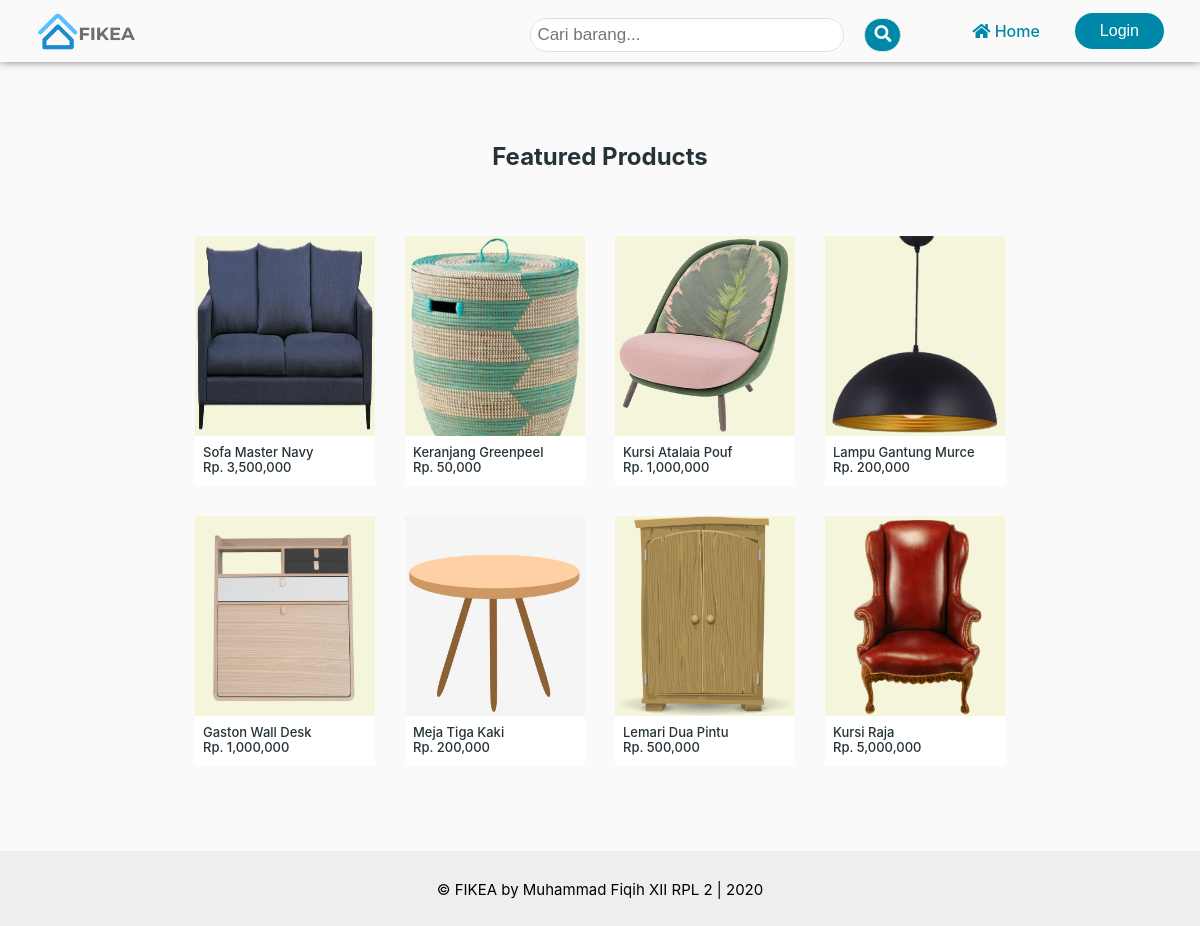
The page / on the database its author committed.
### tables this page shows
CREATE TABLE `produk` (
  `id_produk` int(11) NOT NULL,
  `nama_produk` varchar(255) NOT NULL,
  `harga` varchar(255) NOT NULL,
  `deskripsi` text NOT NULL,
  `foto` text NOT NULL,
  `stok` int(11) NOT NULL
);

### application/controllers/Home.php (called while the page is built, shortened)
<?php
class Home extends CI_Controller
{
    public function __construct()
    {
        $this->load->library('session');
        $this->load->model('M_home');
        $this->load->helper('form', 'url');
    }
    public function index()
    {
        $data['title'] = "FIKEA";
        $data['produk'] = $this->M_home->dataproduk();
        $data['user'] = $this->db->get_where('user', ['username' => $this->session->userdata('username')])->row_array();
        $this->load->view('templates/header', $data);
        $this->load->view('home');
        $this->load->view('templates/footer');
    }
}

### index.php (called while the page is built, shortened)
<?php
require_once BASEPATH.'core/CodeIgniter.php';

### application/models/M_home.php (called while the page is built, shortened)
<?php
class M_home extends CI_Model
{
    function dataproduk()
    {
        $query = $this->db->query('SELECT * FROM produk');
        return $query->result();
    }
}

### application/views/home.php (the view, shortened to what this page needs)
<section class="barang mt-80">
    <h1 class="text-def content-center">Featured Products</h1>
    <div class="row mt-50">
        <?php foreach ($produk as $prdk) : ?>
            <a href="<?= base_url('Produk/detailproduk/') . $prdk->id_produk ?>" class="text-def">
                <div class="card">
                    <img src="<?= base_url('assets/img/upload/') . $prdk->foto ?>" class="card-img">
                    <div class="card-body">
                        <small><?= $prdk->nama_produk ?></small>
                        <p>Rp. <?= number_format($prdk->harga) ?></p>
                    </div>
                </div>
            </a>
        <?php endforeach ?>
    </div>
</section>

### application/views/templates/header.php (shortened to what this page needs)
<!DOCTYPE html>
<html lang="en">
<head>
    <link rel="stylesheet" href="https://cdnjs.cloudflare.com/ajax/libs/font-awesome/5.12.1/css/all.min.css">
    <link rel="stylesheet" href="<?= base_url('assets/css/') ?>style.css">
</head>
<body>
    <header class="shadow-navbar">
        <img class="logo" src="<?= base_url('assets/image/') ?>logo.png" alt="logo">
        <div class="search-container">
            <?= form_open_multipart('Home/search') ?>
            <input class="inpsearch" type="text" placeholder="Cari barang..." name="keyword">
            <button class="searchbtn" type="submit"><i class="fa fa-search"></i></button>
            </form>
        </div>
        <nav>
            <ul class="nav-link">
                <li><a class="text-secondary navbar-link" href="<?= base_url('') ?>" <?php if ($this->uri->segment(1) == "") {
                                                                                            echo 'id="active"';
                                                                                        } ?>><i class="fas fa-home"></i> Home</a></li>
            </ul>
        </nav>
        <?php
        if ($this->session->userdata('status') == 'login') : ?>
            <div class="nav_right">
                <ul>
                    <li class="nr_li dd_main">
                        <img src="<?= base_url('assets/image/') ?>default.jpg" alt="profile_img" style="border-radius: 20px; border:2px solid grey;">
                        <div class="dd_menu">
                            <div class="dd_right">
                                <ul>
                                    <li><?= $user['nama_lengkap'] ?></li>
                                    <li>Saldo Rp. <?= number_format($user['saldo']) ?></li>
                                    <li><a href="<?= base_url('Login/logout') ?>" onclick="return confirm('Yakin ingin keluar?')"><button class="btn">Logout</button></a></li>
                                </ul>
                            </div>
                        </div>
                    </li>
                </ul>
            </div>
        <?php else : ?>
            <a href="<?= base_url('Login') ?>"><button class="btnnav ml-20">Login</button></a>
        <?php endif ?>
    </header>

### application/views/templates/footer.php (shortened to what this page needs)
<section class="footer">
    <p class="content-center" style="font-size:15px;">&copy; FIKEA by Muhammad Fiqih XII RPL 2 | 2020
    </p>
</section>
</body>
</html>

### assets/css/style.css (style rules this page uses)
body { font-family: -apple-system, BlinkMacSystemFont, "Segoe UI", Roboto, Oxygen, Ubuntu, Cantarell, "Open Sans", "Helvetica Neue", sans-serif; padding: 0; margin: 0; background-color: #fafafa; }
li, a, button { text-decoration: none; font-weight: 500; font-size: 16px; }
header { display: flex; justify-content: flex-start; align-items: center; padding: 5px 3%; }
.logo { cursor: pointer; width: 100px; margin-right: auto; }
.nav-link { list-style: none; }
.nav-link li { display: inline-block; padding: 0px 15px; }
.nav-link li a { transition: all 0.3s ease 0s; }
.shadow-navbar { box-shadow: 0 0.001rem 0.5rem rgba(0, 0, 0, 0.5) !important; }
.btnnav { padding: 9px 25px; background-color: rgba(0, 136, 169, 1); border: none; border-radius: 50px; color: white; cursor: pointer; outline: none; transition: all 0.3s ease 0s; }
.inpsearch { padding: 6px; width: 300px; margin-top: 8px; font-size: 17px; border: none; outline: none; border: 1px solid #e0e0e0; border-radius: 20px 20px 20px 20px; }
.searchbtn { float: right; padding: 6px 9px; margin-top: 8px; margin-right: 16px; margin-left: 20px; color: white; background-color: rgba(0, 136, 169, 1); font-size: 17px; border: none; border: 1px solid #e0e0e0; border-radius: 20px 20px 20px 20px; outline: none; cursor: pointer; }
.row { max-width: 1000px; margin: auto; display: flex; justify-content: center; text-align: center; flex-wrap: wrap; margin-bottom: 70px; }
.card { width: 180px; height: 250px; margin: 15px; font-size: 13px; background-color: #ffff; }
.card-img { background-color: beige; height: 200px; width: 180px; border: none; transition: 0.2s linear; outline: none; }
.card-body { text-align: left; margin-top: 5px; padding-left: 8px; }
p { margin-top: -1px; }
small { font-size: 13px; }
.footer { background-color: #eeeeee; height: 45px; padding-top: 30px; font-size: 13px; }
.ml-20 { margin-left: 20px; }
.mt-50 { margin-top: 50px; }
.mt-80 { margin-top: 80px; }
.text-def { color: #263238; }
.text-secondary { color: grey; }
.content-center { text-align: center; }
* { list-style: none; }
#active { color: rgba(0, 136, 169, 1); }

### rows shown on the page
produk: foto (picture), nama_produk "Sofa Master Navy", harga "3,500,000"
produk: foto (picture), nama_produk "Keranjang Greenpeel", harga "50,000"
produk: foto (picture), nama_produk "Kursi Atalaia Pouf", harga "1,000,000"
produk: foto (picture), nama_produk "Lampu Gantung Murce", harga "200,000"
produk: foto (picture), nama_produk "Gaston Wall Desk", harga "1,000,000"
produk: foto (picture), nama_produk "Meja Tiga Kaki", harga "200,000"
produk: foto (picture), nama_produk "Lemari Dua Pintu", harga "500,000"
produk: foto (picture), nama_produk "Kursi Raja", harga "5,000,000"
